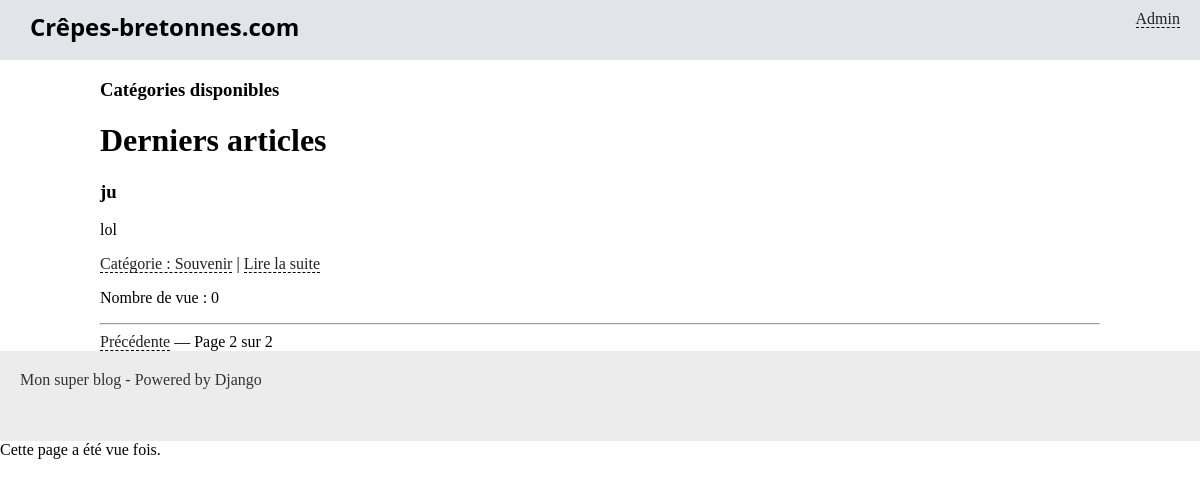
Screenshot of /blog/categorie/1?page=2 with the database file from the repository.
### blog/models.py (models this page shows, shortened)
class Article(models.Model):
    titre = models.CharField(max_length=100)
    slug = models.SlugField()
    auteur = models.CharField(max_length=42)
    contenu = models.TextField(null=True)
    date = models.DateTimeField(verbose_name="Date de parution",
                                auto_now_add=True, auto_now=False)
    is_visible = models.BooleanField(verbose_name="Article publié ?",
                                     default=False)
    categorie = models.ForeignKey('Categorie')
    nb_vue = models.IntegerField(verbose_name='Nombre de Vue')

class Categorie(models.Model):
    titre = models.CharField(max_length=100)
    def __str__(self):
        return self.titre

### blog/views.py (the view)
# urls.py: url(r'^categorie/(?P<id>\d+)$', views.ListeArticleByCategorieView.as_view(), name='blog_categorie'),
class ListeArticleByCategorieView(ListView):
    model = Article #Le modele à Lister
    context_object_name = 'derniers_articles' # la variable qui est renvoyés au template
    template_name = 'blog/reaccueil.html' # le template qui sera afficher et rediriger
    paginate_by = 5 # on pagine pas 5
    def get_queryset(self):
        return Article.objects.annotate()

### blog/templates/blog/reaccueil.html (shortened to what this page needs)
{% extends "blog/base.html" %}
{% block content %}
    <h3>Catégories disponibles</h3>
	<h1>Derniers articles</h1>
    {% for article in derniers_articles %}
    <div class="article">
       <h3>{{ article.titre }}</h3>
       <p>{{ article.contenu|truncatewords_html:80 }}</p>
       <p><a href="{% url "blog_categorie" article.categorie_id %}"> Catégorie : {{ article.categorie }}</a> | <a href="{% url "details_article" article.id %}">Lire la suite</a>
        <p> Nombre de vue : {{ article.nb_vue }}
    </div>
{% endfor %}
<hr>
{% if is_paginated %}
    <div class="pagination">
           {% if page_obj.has_previous %}
               <a href="?page={{ page_obj.previous_page_number }}">Précédente</a> —
           {% endif %}
           Page {{ page_obj.number }} sur {{ page_obj.paginator.num_pages }}
    </div>
{% endif %}
{% endblock %}

### blog/static/blog/styles.css (style rules this page uses)
* { box-sizing: border-box; }
body { margin: 0; padding: 0; }
a { color: #222; border-bottom: 1px dashed #000; text-decoration: none; }

### rows the page displays
Article: titre "ju", contenu "lol", categorie "Souvenir", nb_vue "0"

### other values shown
{{ page_obj.number }} "2"
{{ page_obj.paginator.num_pages }} "2"
